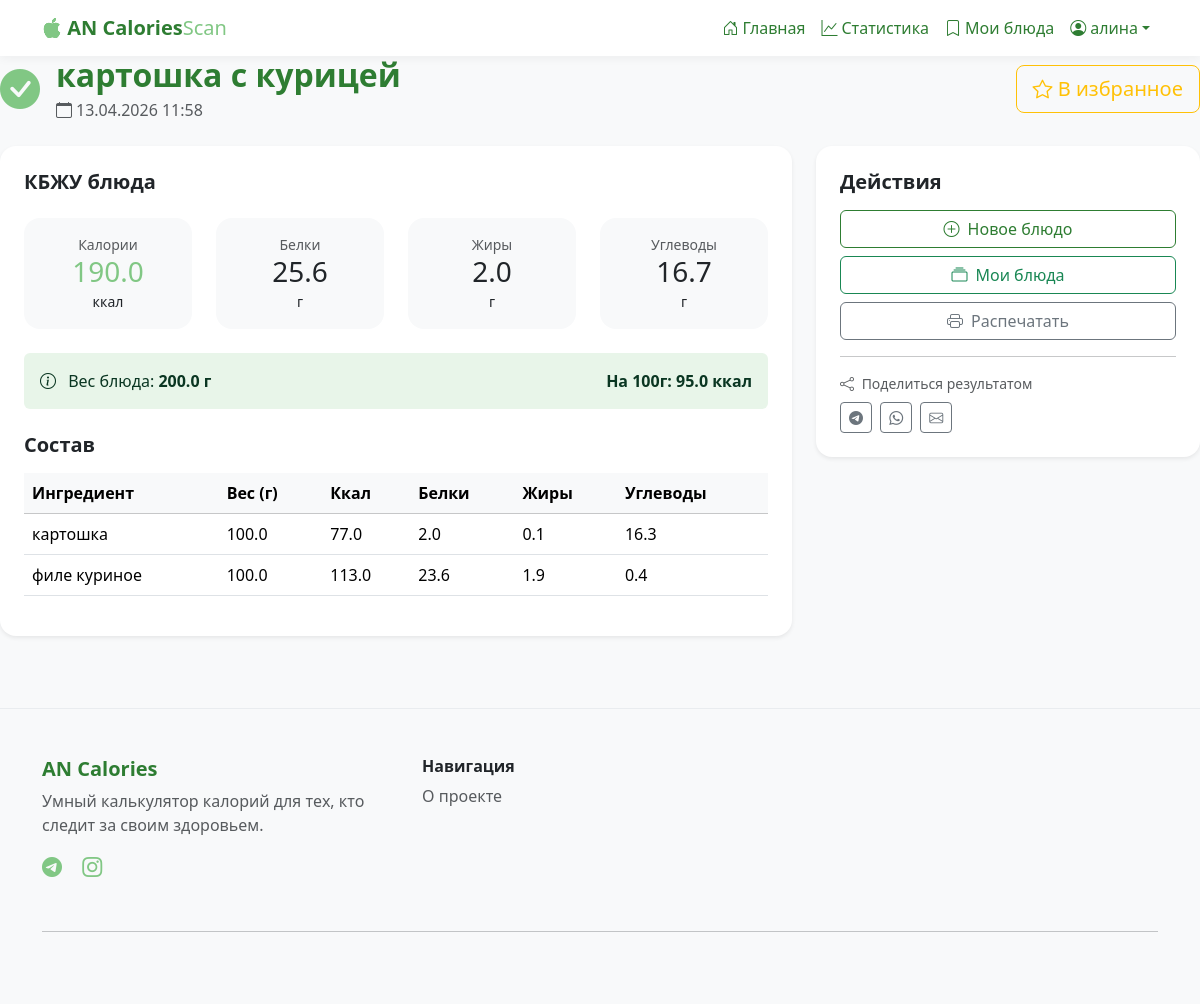
The app's page /dish/3 (signed in) with its own data.
### data/user.py (models this page shows, shortened)
class User(SqlAlchemyBase, UserMixin):
    __tablename__ = 'users'
    id = sqlalchemy.Column(sqlalchemy.Integer,
                           primary_key=True, autoincrement=True)
    username = sqlalchemy.Column(sqlalchemy.String)
    email = sqlalchemy.Column(sqlalchemy.String,
                              index=True, unique=True)
    hashed_password = sqlalchemy.Column(sqlalchemy.String, nullable=True)
    created_date = sqlalchemy.Column(sqlalchemy.DateTime,
                                     default=datetime.datetime.now)
    personal_products = relationship('PersonalProduct', back_populates='user', cascade='all, delete-orphan')

### data/dish.py (models this page shows)
class Dish(SqlAlchemyBase):
    __tablename__ = 'dishes'
    id = sqlalchemy.Column(sqlalchemy.Integer,
                           primary_key=True, autoincrement=True)
    name = sqlalchemy.Column(sqlalchemy.String(200),
                             nullable=False)
    user_id = sqlalchemy.Column(sqlalchemy.Integer,
                                sqlalchemy.ForeignKey('users.id'))
    created_date = sqlalchemy.Column(sqlalchemy.DateTime,
                                     default=datetime.datetime.now)
    total_weight = sqlalchemy.Column(sqlalchemy.Float, nullable=True)
    user = orm.relationship('User')
    ingredients = orm.relationship('DishIngredient',
                                   back_populates='dish',
                                   cascade='all, delete-orphan',
                                   lazy='joined')
    @property
    def total_calories(self):
        return sum(i.calories for i in self.ingredients if i.product)
    @property
    def total_proteins(self):
        return sum(i.proteins for i in self.ingredients if i.product)
    @property
    def total_fats(self):
        return sum(i.fats for i in self.ingredients if i.product)
    @property
    def total_carbs(self):
        return sum(i.carbs for i in self.ingredients if i.product)
    @property
    def calories_per_100g(self):
        if self.total_weight and self.total_weight > 0:
            return (self.total_calories / self.total_weight) * 100
        elif self.ingredients:
            total_weight = sum(i.weight for i in self.ingredients)
            if total_weight > 0:
                return (self.total_calories / total_weight) * 100
        return 0

### data/product.py (models this page shows, shortened)
class Product(SqlAlchemyBase):
    __tablename__ = 'products'
    id = sqlalchemy.Column(sqlalchemy.Integer,
                           primary_key=True, autoincrement=True)
    name = sqlalchemy.Column(sqlalchemy.String(200),
                             nullable=False, index=True)
    calories = sqlalchemy.Column(sqlalchemy.Float, nullable=False)  # на 100г
    proteins = sqlalchemy.Column(sqlalchemy.Float, nullable=False)
    fats = sqlalchemy.Column(sqlalchemy.Float, nullable=False)
    carbs = sqlalchemy.Column(sqlalchemy.Float, nullable=False)

### data/dish_ingredient.py (models this page shows, shortened)
class DishIngredient(SqlAlchemyBase):
    __tablename__ = 'dish_ingredients'
    id = sqlalchemy.Column(sqlalchemy.Integer,
                           primary_key=True, autoincrement=True)
    dish_id = sqlalchemy.Column(sqlalchemy.Integer,
                                sqlalchemy.ForeignKey('dishes.id'))
    ingredient_id = sqlalchemy.Column(sqlalchemy.Integer,
                                      sqlalchemy.ForeignKey('products.id'))
    weight = sqlalchemy.Column(sqlalchemy.Float, nullable=False)
    dish = orm.relationship('Dish', back_populates='ingredients')
    product = orm.relationship('Product')
    @property
    def calories(self):
        try:
            cal = float(self.product.calories) if self.product else 0
            return (cal * self.weight) / 100
        except (TypeError, ValueError):
            return 0
    @property
    def proteins(self):
        try:
            prot = float(self.product.proteins) if self.product else 0
            return (prot * self.weight) / 100
        except (TypeError, ValueError):
            return 0
    @property
    def fats(self):
        try:
            fat = float(self.product.fats) if self.product else 0
            return (fat * self.weight) / 100
        except (TypeError, ValueError):
            return 0
    @property
    def carbs(self):
        try:
            carb = float(self.product.carbs) if self.product else 0
            return (carb * self.weight) / 100
        except (TypeError, ValueError):
            return 0

### main.py (the view)
@app.route('/dish/<int:dish_id>')
@login_required
def view_dish(dish_id):
    db_sess = db_session.create_session()
    from sqlalchemy.orm import joinedload
    dish = db_sess.query(Dish).options(
        joinedload(Dish.ingredients).joinedload(DishIngredient.product)
    ).filter(Dish.id == dish_id, Dish.user_id == current_user.id).first()
    db_sess.close()
    if not dish:
        flash('Блюдо не найдено', 'danger')
        return redirect(url_for('my_dishes'))
    return render_template('dish_result.html', dish=dish)

### data/db_session.py (called while the page is built)
def create_session() -> Session:
    global __factory
    return __factory()

### main.py (called while the page is built)
@login_manager.user_loader
def load_user(user_id):
    db_sess = db_session.create_session()
    user = db_sess.get(User, int(user_id))
    db_sess.close()
    return user

### templates/dish_result.html (shortened to what this page needs)
{% extends "base.html" %}
{% block content %}
<div class="d-flex align-items-center justify-content-between mb-4">
    <div class="d-flex align-items-center">
        <i class="bi bi-check-circle-fill text-success fs-1 me-3"></i>
        <div>
            <h2 class="fw-bold text-primary mb-1">{{ dish.name }}</h2>
            <p class="text-muted mb-0">
                <i class="bi bi-calendar me-1"></i>{{ dish.created_date.strftime('%d.%m.%Y %H:%M') }}
            </p>
        </div>
    </div>
    <button class="btn btn-outline-warning btn-lg favorite-btn" id="favoriteBtn" onclick="toggleFavorite()">
        <i class="bi bi-star"></i> В избранное
    </button>
</div>
    <div class="row">
        <div class="col-lg-8">
            <div class="card border-0 shadow-sm rounded-4 mb-4">
                <div class="card-body p-4">
                    <h5 class="fw-bold mb-4">КБЖУ блюда</h5>
                    <div class="row g-4 mb-4">
                        <div class="col-md-3">
                            <div class="bg-light rounded-4 p-3 text-center">
                                <div class="small text-muted">Калории</div>
                                <div class="h3 mb-0 text-success">{{ "%.1f"|format(dish.total_calories) }}</div>
                                <small>ккал</small>
                            </div>
                        </div>
                        <div class="col-md-3">
                            <div class="bg-light rounded-4 p-3 text-center">
                                <div class="small text-muted">Белки</div>
                                <div class="h3 mb-0">{{ "%.1f"|format(dish.total_proteins) }}</div>
                                <small>г</small>
                            </div>
                        </div>
                        <div class="col-md-3">
                            <div class="bg-light rounded-4 p-3 text-center">
                                <div class="small text-muted">Жиры</div>
                                <div class="h3 mb-0">{{ "%.1f"|format(dish.total_fats) }}</div>
                                <small>г</small>
                            </div>
                        </div>
                        <div class="col-md-3">
                            <div class="bg-light rounded-4 p-3 text-center">
                                <div class="small text-muted">Углеводы</div>
                                <div class="h3 mb-0">{{ "%.1f"|format(dish.total_carbs) }}</div>
                                <small>г</small>
                            </div>
                        </div>
                    </div>
                    <div class="alert alert-success bg-soft-green border-0">
                        <div class="d-flex justify-content-between align-items-center">
                            <span>
                                <i class="bi bi-info-circle me-2"></i>
                                Вес блюда: <strong>{{ dish.total_weight or dish.ingredients|sum(attribute='weight') }} г</strong>
                            </span>
                            <span class="fw-bold">
                                На 100г: {{ "%.1f"|format(dish.calories_per_100g) }} ккал
                            </span>
                        </div>
                    </div>
                    <h5 class="fw-bold mb-3 mt-4">Состав</h5>
                    <div class="table-responsive">
                        <table class="table">
                            <thead class="table-light">
                                <tr>
                                    <th>Ингредиент</th>
                                    <th>Вес (г)</th>
                                    <th>Ккал</th>
                                    <th>Белки</th>
                                    <th>Жиры</th>
                                    <th>Углеводы</th>
                                </tr>
                            </thead>
                            <tbody>
                                {% for ingredient in dish.ingredients %}
                                <tr>
                                    <td>{{ ingredient.product.name }}</td>
                                    <td>{{ ingredient.weight }}</td>
                                    <td>{{ "%.1f"|format(ingredient.calories) }}</td>
                                    <td>{{ "%.1f"|format(ingredient.proteins) }}</td>
                                    <td>{{ "%.1f"|format(ingredient.fats) }}</td>
                                    <td>{{ "%.1f"|format(ingredient.carbs) }}</td>
                                </tr>
                                {% endfor %}
                            </tbody>
                        </table>
                    </div>
                </div>
            </div>
        </div>
        <div class="col-lg-4">
            <div class="card border-0 shadow-sm rounded-4 mb-4">
                <div class="card-body p-4">
                    <h5 class="fw-bold mb-3">Действия</h5>
                    <div class="d-grid gap-2">
                        <a href="{{ url_for('new_dish') }}" class="btn btn-outline-primary">
                            <i class="bi bi-plus-circle me-2"></i>Новое блюдо
                        </a>
                        <a href="{{ url_for('my_dishes') }}" class="btn btn-outline-success">
                            <i class="bi bi-collection me-2"></i>Мои блюда
                        </a>
                        <button class="btn btn-outline-secondary" onclick="window.print()">
                            <i class="bi bi-printer me-2"></i>Распечатать
                        </button>
                    </div>
                    <hr>
                    <div class="small text-muted">
                        <i class="bi bi-share me-1"></i> Поделиться результатом
                    </div>
                    <div class="mt-2">
                        <a href="#" class="btn btn-sm btn-outline-secondary me-1">
                            <i class="bi bi-telegram"></i>
                        </a>
                        <a href="#" class="btn btn-sm btn-outline-secondary me-1">
                            <i class="bi bi-whatsapp"></i>
                        </a>
                        <a href="#" class="btn btn-sm btn-outline-secondary">
                            <i class="bi bi-envelope"></i>
                        </a>
                    </div>
                </div>
            </div>
        </div>
    </div>
{% endblock %}

### templates/base.html (shortened to what this page needs)
<!DOCTYPE html>
<html lang="ru">
<head>
    <link href="https://cdn.jsdelivr.net/npm/bootstrap@5.3.2/dist/css/bootstrap.min.css" rel="stylesheet">
    <link rel="stylesheet" href="https://cdn.jsdelivr.net/npm/bootstrap-icons@1.11.3/font/bootstrap-icons.min.css">
</head>
<body class="bg-light">
    <nav class="navbar navbar-expand-lg navbar-light bg-white">
        <div class="container">
            <a class="navbar-brand" href="{{ url_for('dashboard' if current_user.is_authenticated else 'index') }}">
                <i class="bi bi-apple text-success"></i>
                <span class="text-primary fw-bold">AN Calories</span><span class="text-success">Scan</span>
            </a>
            <div class="collapse navbar-collapse" id="navbarNav">
                <ul class="navbar-nav ms-auto">
                    {% if current_user.is_authenticated %}
                    <li class="nav-item">
                        <a class="nav-link" href="{{ url_for('dashboard') }}">
                            <i class="bi bi-house-door me-1"></i>Главная
                        </a>
                    </li>
                    <li class="nav-item">
                        <a class="nav-link" href="{{ url_for('statistics') }}">
                            <i class="bi bi-graph-up me-1"></i>Статистика
                        </a>
                    </li>
                    <li class="nav-item">
                        <a class="nav-link" href="{{ url_for('my_dishes') }}">
                            <i class="bi bi-bookmark me-1"></i>Мои блюда
                        </a>
                    </li>
                    <li class="nav-item dropdown">
                        <a class="nav-link dropdown-toggle d-flex align-items-center" href="#" id="userDropdown" role="button" data-bs-toggle="dropdown">
                            <i class="bi bi-person-circle me-1"></i>
                            <span>{{ current_user.username }}</span>
                        </a>
                    </li>
                    {% endif %}
                </ul>
            </div>
        </div>
    </nav>
    {% block content %}{% endblock %}
    <footer class="footer mt-5 py-5">
        <div class="container">
            <div class="row">
                <div class="col-md-4 mb-4">
                    <h5 class="text-primary fw-bold">AN Calories</h5>
                    <p class="text-muted">Умный калькулятор калорий для тех, кто следит за своим здоровьем.</p>
                    <div class="social-links">
                        <a href="#" class="text-success me-3"><i class="bi bi-telegram fs-5"></i></a>
                        <a href="#" class="text-success me-3"><i class="bi bi-instagram fs-5"></i></a>
                    </div>
                </div>
                <div class="col-md-2 mb-4">
                    <h6 class="fw-bold">Навигация</h6>
                    <ul class="list-unstyled">
                        <li><a href="#" class="text-muted text-decoration-none">О проекте</a></li>
                    </ul>
                </div>
                <div class="col-md-3 mb-4">
                </div>
            </div>
            <hr class="my-4">
        </div>
    </footer>
</body>
</html>

### templates/base.html (style rules this page uses)
:root { --bs-primary: #2E7D32; --bs-primary-rgb: 46, 125, 50; --bs-success: #81C784; --bs-success-rgb: 129, 199, 132; }
.bg-soft-green { background-color: #E8F5E9; }
.btn-outline-primary { color: #2E7D32; border-color: #2E7D32; }
.text-primary { color: #2E7D32 !important; }
.text-success { color: #81C784 !important; }
.nav-link { color: #2E7D32; font-weight: 500; }
.navbar { background-color: white !important; box-shadow: 0 2px 10px rgba(0,0,0,0.05); }
.footer { background-color: #f8f9fa; border-top: 1px solid #e9ecef; }

### templates/dish_result.html (style rules this page uses)
.bg-soft-green { background-color: #E8F5E9; }

### records on screen
User: username "aлина"
Dish: name "картошка с курицей", created_date "13.04.2026 11:58", calories_per_100g "95.0"
Product: total_calories "190.0", total_proteins "25.6", total_fats "2.0", total_carbs "16.7", calories "77.0", proteins "2.0", fats "0.1", carbs "16.3"
DishIngredient: product.name "картошка", weight "100.0"
DishIngredient: product.name "филе куриное", weight "100.0"
Product: calories "113.0", proteins "23.6", fats "1.9", carbs "0.4"

### other values on screen
{{ dish.total_weight or dish.ingredients|sum(attribute='weight') }} "200.0"
